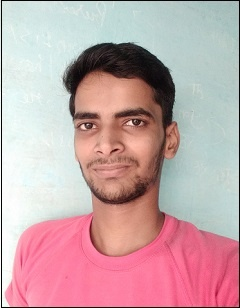
#> input picture opencv/img/img1.jpg, 240 x 308 px
$ python tut_6_hsv.py
#> lines starting #> are read from the running program, lines starting #| are printed output that depends on the picture
import cv2
img  = cv2.imread("img/img1.jpg")
#> img is the input picture: shape (308, 240, 3); mean B, G, R 169.1, 166.2, 197.8
img_HSv = cv2.cvtColor(img, cv2.COLOR_BGR2HSV)
#> img_HSv: shape (308, 240, 3); mean H, S, V 88.7, 66.5, 206.1
cv2.imshow("HSV imgage",img_HSv)
cv2.imshow("hue channel", img_HSv[:,:,0])
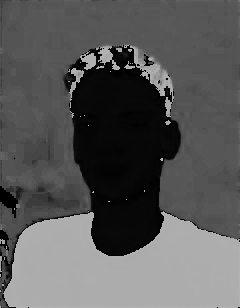
#> window 'hue channel': shape (308, 240); min 0, max 179, mean 88.7
cv2.imshow("saturation channel", img_HSv[:,:,1])
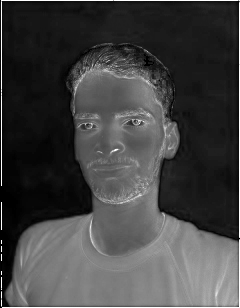
#> window 'saturation channel': shape (308, 240); min 0, max 255, mean 66.5
cv2.imshow("value channel", img_HSv[:,:,2])
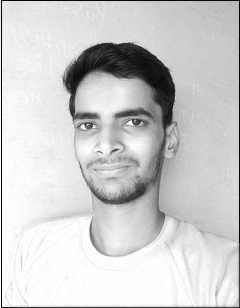
#> window 'value channel': shape (308, 240); min 0, max 255, mean 206.1
cv2.waitKey(0)
cv2.destroyAllWindows()
